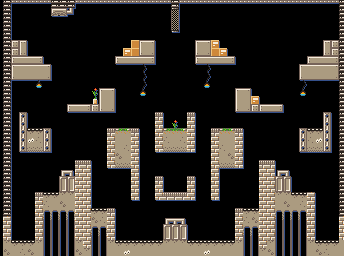

The image is a tile-based game level rendered from a .tmx file. Its description and complete source (layers, tilesets, objects, tile grids) follow:
An orthogonal 43x32 tile map with 8x8 px tiles, 1 tile layer (Calque de Tile 1).

<map version="1.0" tiledversion="1.1.2" orientation="orthogonal" renderorder="right-down" width="43" height="32" tilewidth="8" tileheight="8" infinite="0" nextobjectid="1">
 <tileset firstgid="1" source="SplatoonMetaTiles.tsx" />
 <layer name="Calque de Tile 1" width="43" height="32" offsetx="3.5" offsety="1">
  <data encoding="csv">
42,74,74,74,74,74,42,42,42,74,74,74,74,74,74,74,74,74,74,74,74,42,74,74,74,74,74,74,74,74,74,74,74,74,74,74,74,74,74,74,74,74,42,
42,0,0,1,0,0,144,145,116,1,1,0,0,0,0,0,0,0,0,0,0,57,0,0,0,0,0,0,0,0,0,0,2147483649,2147483649,2147483649,0,0,0,0,2147483649,0,0,42,
42,0,0,1,0,0,0,0,0,1,1,1,1,1,1,1,1,1,0,0,0,58,0,0,0,2147483649,2147483649,2147483649,2147483649,2147483649,2147483649,2147483649,2147483649,2147483649,0,0,0,0,0,2147483649,0,0,42,
42,0,0,1,0,0,1,1,1,1,1,0,0,0,0,0,0,1,1,0,0,59,0,0,2147483649,2147483649,0,0,0,0,0,0,2147483649,2147483649,2147483649,2147483649,2147483649,0,0,2147483649,0,0,42,
42,0,0,1,0,0,1,1,1,1,1,1,1,1,1,1,1,1,1,1,1,1,2147483649,2147483649,2147483649,2147483649,2147483649,2147483649,2147483649,2147483649,2147483649,2147483649,2147483649,2147483649,2147483649,2147483649,2147483649,0,0,2147483649,0,0,42,
42,172,166,1,0,0,0,0,0,0,0,1,1,0,0,1,39,157,159,0,0,1,1,1,157,159,38,0,0,0,2147483649,2147483649,0,0,0,0,0,0,0,2147483649,166,172,42,
42,172,168,1,0,1,1,1,0,0,0,0,0,1,1,38,39,163,165,0,1,2147483649,2147483649,1,163,165,39,38,2147483649,2147483649,0,0,0,0,0,2147483649,2147483649,2147483649,0,2147483649,168,172,42,
42,169,170,170,171,1,1,1,1,1,0,0,0,0,169,170,170,170,171,0,0,0,0,0,169,170,170,170,171,0,0,0,0,2147483649,2147483649,2147483649,2147483649,2147483649,169,170,170,171,42,
42,157,158,158,158,159,1,1,1,0,0,0,0,0,0,0,0,105,0,0,0,0,0,0,0,105,0,0,0,0,0,0,0,0,2147483649,2147483649,2147483649,157,158,158,158,159,42,
42,163,164,164,164,165,1,1,1,0,0,0,0,0,0,0,0,105,0,0,0,0,0,0,0,105,1,0,0,0,0,0,0,0,2147483649,2147483649,2147483649,163,164,164,164,165,42,
42,0,0,1,106,0,0,0,0,0,0,0,0,0,0,0,0,105,0,0,0,0,0,0,0,106,1,1,1,1,1,1,1,0,0,0,0,105,2147483649,2147483649,0,0,42,
42,0,0,0,0,0,0,0,0,0,0,174,157,159,0,0,0,106,0,0,0,0,0,0,0,0,1,1,1,157,159,1,1,0,0,0,0,106,0,0,0,0,42,
42,0,0,0,0,0,0,0,0,0,0,175,160,162,0,0,0,0,0,0,0,0,0,0,0,0,1,1,2147483649,160,162,38,1,1,0,0,0,0,0,0,0,0,42,
42,0,0,0,0,0,0,0,169,170,171,172,163,165,0,0,0,0,0,0,0,0,0,0,0,0,1,1,1,163,165,172,169,170,171,0,0,0,0,0,0,0,42,
42,0,121,0,0,1,0,0,0,0,0,0,0,0,0,0,0,0,0,16,0,0,0,16,0,0,0,1,1,1,1,1,1,1,1,0,0,2147483649,0,0,121,0,42,
42,0,122,0,0,1,0,0,0,0,0,0,0,0,0,0,0,0,0,18,0,174,0,18,0,0,0,1,1,1,1,1,1,1,1,0,0,2147483649,0,0,122,0,42,
42,0,122,11,11,121,0,0,0,0,0,0,0,16,20,22,16,0,0,18,20,21,22,18,0,0,16,20,22,16,1,1,1,1,1,0,0,121,11,11,122,0,42,
42,0,122,5,3,122,0,0,0,0,0,0,0,18,2,2,18,0,0,18,3,2,3,18,0,0,18,2,2,18,1,1,1,1,1,0,0,122,3,5,122,0,42,
42,0,123,13,13,123,0,0,0,0,0,0,0,18,2,3,18,0,0,18,13,13,13,18,0,0,18,3,2,18,1,1,1,1,1,0,0,123,13,13,123,0,42,
42,0,0,0,0,0,0,0,0,0,0,0,0,18,14,2,18,0,0,0,0,1,0,0,0,0,18,2,14,18,0,1,1,1,1,0,0,0,0,0,0,0,42,
42,0,0,0,0,0,0,0,0,16,16,0,0,18,13,13,18,0,0,0,0,1,0,0,0,0,18,13,13,18,1,1,16,16,1,0,0,0,0,0,0,0,42,
42,0,0,0,0,0,0,113,115,18,18,0,0,0,0,0,18,0,0,0,0,0,0,0,0,0,18,1,2147483649,1,1,1,18,18,113,115,0,0,0,0,0,0,42,
42,0,0,0,0,0,0,40,40,18,18,0,0,0,0,0,18,0,0,16,0,0,0,16,0,0,18,1,2147483649,1,1,1,18,18,40,40,0,0,0,0,0,0,42,
42,0,0,0,0,0,0,41,41,18,18,0,0,0,0,0,18,0,0,18,0,0,0,18,0,0,18,1,1,1,1,1,18,18,41,41,0,0,0,0,0,0,42,
42,0,0,0,16,11,11,12,12,18,18,0,0,0,0,0,18,0,0,18,16,16,16,18,0,0,18,1,1,1,1,1,18,18,12,12,11,11,18,0,0,0,42,
42,0,0,0,18,3,2,14,2,18,18,0,0,0,0,0,0,0,0,0,0,0,0,2147483649,0,1,1,1,1,0,0,0,18,18,2,14,2,3,18,0,0,0,42,
42,1,0,0,18,127,127,127,127,18,18,11,11,16,0,0,0,0,0,0,0,0,0,1,1,1,1,0,0,16,11,11,18,18,127,127,127,127,18,0,0,1,42,
18,0,0,0,18,128,128,128,128,18,18,14,3,18,0,0,0,0,0,0,113,117,115,1,1,0,0,0,0,18,3,14,18,18,128,128,128,128,18,0,0,0,18,
18,0,0,0,18,129,129,129,129,18,18,127,127,18,0,0,0,0,0,0,40,40,40,0,0,0,0,0,0,18,127,127,18,18,129,129,129,129,18,0,0,0,18,
18,0,0,0,18,129,129,129,129,18,18,128,128,18,0,0,0,0,0,0,41,41,41,0,0,0,0,0,0,18,128,128,18,18,129,129,129,129,18,0,0,0,18,
12,11,11,11,12,129,129,129,129,12,18,129,129,12,11,11,11,11,11,11,12,12,12,11,11,11,11,11,11,12,129,129,18,12,129,129,129,129,12,11,11,11,2,
14,2,3,14,2,129,129,129,129,14,12,129,129,2,2,5,2,2,2,2,2,2,2,2,2,5,2,2,2,2,129,129,12,14,129,129,129,129,2,14,3,2,2
</data>
 </layer>
</map>